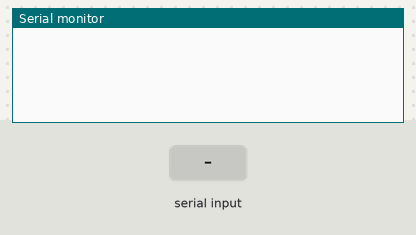
Bench run of a sketch on a simulated Arduino Uno, built with avr-gcc and run on an emulated ATmega328P. On the bench: the last lines printed to the serial monitor. Inputs (shaded band) come from the test bench.

Above: at 1.2 s.
1.3 s: "status\n" received over Serial
At 2.5 s:
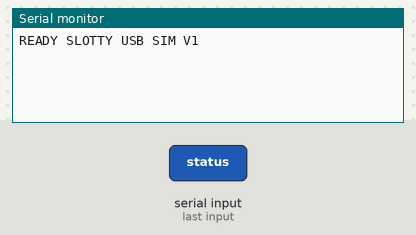
2.8 s: "home\n" received over Serial
At 3.6 s:
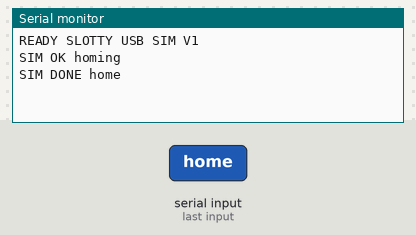
4.3 s: "spin \n" received over Serial
At 4.7 s:
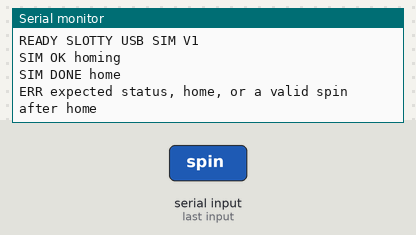

Measured:
- after the input at 1.3 s, the serial monitor: prints a new line at once (image 1)
- after the input at 2.8 s, the serial monitor: prints a new line at once (image 2)
- after the input at 4.3 s, the serial monitor: prints a new line at once (image 3)

The sketch:

SlottyUsbDemo.ino
```cpp
// USB protocol demonstration only. No motor pins are configured.
#include <Arduino.h>

bool homed = false;
void setup() {
  Serial.begin(115200);
}

void loop() {
  if (!Serial.available()) return;
  String line = Serial.readStringUntil('\n');
  line.trim();
  if (line == "status") {
    Serial.println("READY SLOTTY USB SIM V1");
  } else if (line == "home") {
    Serial.println("SIM OK homing");
    homed = true;
    Serial.println("SIM DONE home");
  } else if (homed && line.length() == 6 && line.startsWith("spin ") &&
             line[5] >= '0' && line[5] <= '7') {
    Serial.println("SIM OK spinning");
    Serial.println("SIM DONE spin");
  } else {
    Serial.println("ERR expected status, home, or a valid spin after home");
  }
}
```
